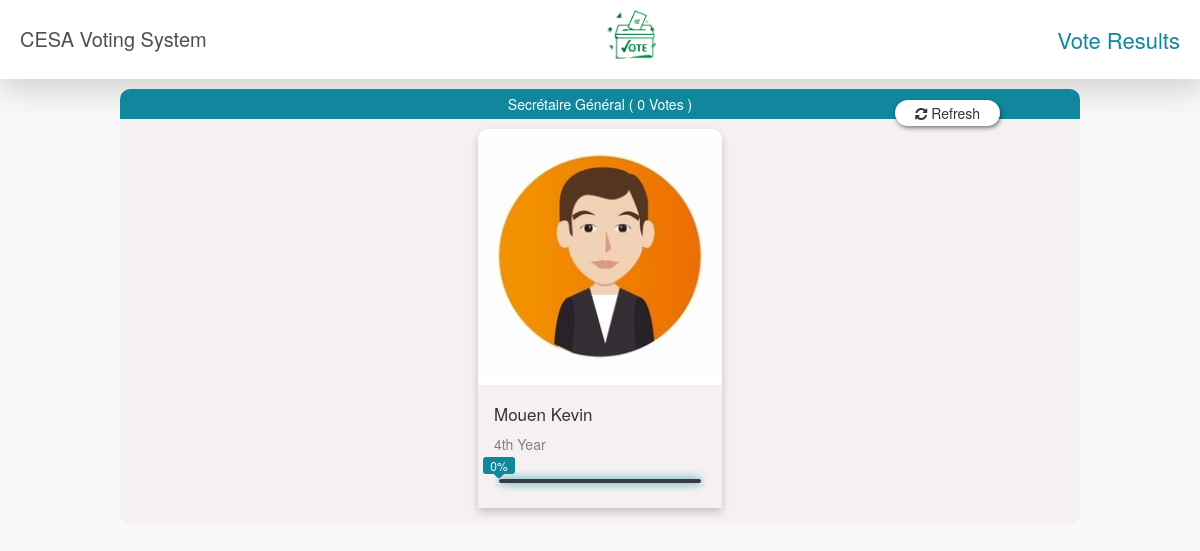
The page /results.php?token=CESAGI2022 on the database its author committed.
### tables this page shows
CREATE TABLE IF NOT EXISTS `postes` (
  `id` int(11) NOT NULL AUTO_INCREMENT,
  `name` varchar(100) NOT NULL,
  `class_name` varchar(10) NOT NULL,
  PRIMARY KEY (`id`),
  UNIQUE KEY `id` (`id`,`class_name`)
);

CREATE TABLE IF NOT EXISTS `candidate` (
  `candidate_id` int(11) NOT NULL AUTO_INCREMENT,
  `position` int(11) ,
  `firstname` varchar(100) NOT NULL,
  `lastname` varchar(100) NOT NULL,
  `year_level` varchar(100) NOT NULL,
  `gender` varchar(100) NOT NULL,
  `img` varchar(100) NOT NULL,
  PRIMARY KEY (`candidate_id`),
  FOREIGN KEY (`position`) REFERENCES `postes`(`id`)
);

### results.php (the view, shortened to what this page needs)
<?php
include('voteHead.php');
require 'database/dbcon.php';
?>
<body>
	<?php include('side_bar_anonyme_user.php'); ?>
	<form method="POST" action="results.php?token=CESAGI2022" class="rootContainer">
		<div class="refreshDiv">
			<button class="refreshButton" type="submit" name="submit"><i class = "fa fa-refresh fa-large" ></i>  Refresh</button>
		</div>
		<?php
		$postes = $conn->query("SELECT `id`, `name` , `class_name` FROM `postes`") or die(mysqli_errno());
		while ($poste = $postes->fetch_array()) {
			$query = $conn->query("SELECT * FROM `candidate` WHERE `position` = " . $poste['id']) or die(mysqli_errno());
			if ($query->num_rows > 0) {
				$queryVote = $conn->query("SELECT count(*) as total FROM `votes` WHERE `poste_id` = " . $poste['id'] . "") or die(mysqli_errno());
				$total = $queryVote->fetch_array();
		?>
				<div class="voteContainer">
					<div class="posteTitle">
						<center><?php echo $poste['name'] . " ( " . $total['total'] . " Votes )"; ?></center>
					</div>
					<div class="rowCard">
						<?php
						while ($fetch = $query->fetch_array()) {
						?>
							<div class="columnCard">
								<div class="card">
									<img src="admin/<?php echo $fetch['img'] ?>">
									<div class="containerCard">
										<h2 class="nameCard"><?php echo $fetch['firstname'] . " " . $fetch['lastname'] ?></h2>
										<p class="levelCard"><?php echo $fetch['year_level'] ?></p>
										<div class="reportBar">
											<span class="bar">
											</span>
										</div>
									</div>
								</div>
							</div>
						<?php
						}
						?>
					</div>
				</div>
		<?php
			}
		}
		?>
	</form>
</body>
</html>

### voteHead.php (shortened to what this page needs)
<!DOCTYPE html>
<html lang="en">
<head>
    <link href="css/bootstrap.min.css" rel="stylesheet">
	<link rel = "stylesheet" type = "text/css" href = "css/style.css" />
    <link href="css/plugins/metisMenu/metisMenu.min.css" rel="stylesheet">
    <link href="css/sb-admin-2.css" rel="stylesheet">
    <link href="font-awesome-4.1.0/css/font-awesome.min.css" rel="stylesheet" type="text/css">
     <link href="css/cardStyles.css?1" rel="stylesheet" type="text/css">
     <link href="css/userNavbar.css?1" rel="stylesheet" type="text/css">
     <link href="css/checkbox.css" rel="stylesheet" type="text/css">
     <link href="css/report.css?12" rel="stylesheet" type="text/css">
</head>

### side_bar_anonyme_user.php
<div class="userNavbar">
    <div class="title">
        <a class="titleName" href=""> CESA Voting System</a>
    </div>
    <div class="navbarImg">
        <img src="./images/vote.png" alt="Logo"/>
    </div>
    <div class="user">
        <span class="username">
            <i class="fa fa-arrow fa-large"></i>Vote Results
        </span>
    </div>
</div>

### css/sb-admin-2.css (style rules this page uses)
body { background-color: #f8f8f8; }

### css/cardStyles.css (style rules this page uses)
.rootContainer { display:flex; flex-direction: column; justify-content: center; align-items: center; width:100%; }
.voteContainer { width: 80%; border-radius: 10px; margin-bottom: 10px; background-color:#f5f1f1; }
.posteTitle { border-radius: 10px 10px 0 0; padding: 5px; margin-bottom : 10px; background-color:var(--primary-color); color:white; }
.rowCard { display:flex; justify-content: center; align-items: center; }
.columnCard { float: left; margin-bottom: 16px; width: 25%; border-radius: 10px 10px 0 0; padding: 0 8px; min-width: 260px; }
.card { border-radius: 10px 10px 0 0; box-shadow: 0 4px 8px 0 rgba(0, 0, 0, 0.2); }
.card img { width:100%; border-radius: 10px 10px 0 0; }
.containerCard { padding: 0 16px; }
.containerCard::after, .rowCard::after { content: ""; clear: both; display: table; }
.containerCard .nameCard { font-size:17px; }
.containerCard .levelCard { color: grey; }

### css/userNavbar.css (style rules this page uses)
.userNavbar { display: flex; justify-content:center ; align-items: center; padding: 20px; background-color: white; box-shadow: var(--box-shadow); margin-bottom: 10px; }
.title a { display: flex; align-items: center; }
.navbarImg { flex: 1; display: flex; justify-content: center; align-items: center; }
.userNavbar img { width:50px; margin-top:-10px; }
.titleName { font-size: 20px; color: var(--text-color); font-weight: 500; }
.user { text-align: right; }
.username { margin-top: 4px; font-size: 22px; color:var(--primary-color); }

### css/report.css (style rules this page uses)
.reportBar { padding: 5px; margin-top: 20px; }
.bar { background: #353b48; display: block; height: 4px; border-radius: 3px; overflow: hidden; box-shadow: 0 0 10px var(--primary-color); }
.refreshDiv { position: fixed; top: 100px; right: 200px; }
.refreshButton { margin-bottom: 20px; background-color: white; border-radius: 20px; border-style: none; box-shadow: 1px 2px 4px rgba(0, 0, 0, .5); padding: 3px 20px; }

### css/partials/_variables.css (style rules this page uses)
:root { --primary-color: rgb(16, 135, 156); --primary-color2:#854fee; --title-color:#141313; --border-color:#201f1f17; --text-color:rgb(83, 77, 77); --gradient-color:linear-gradient(20deg,#4458dc 30%,#854fee 70%); --shadow-color:0px 10px 30px rgba(118,85,225,0.3); --box-shadow:2px 10px 30px rgba(57,56,61,0.205); }

### rows shown on the page
postes: name "Secrétaire Général", total "0"
candidate: img (picture), firstname "Mouen", lastname "Kevin", year_level "4th Year"
